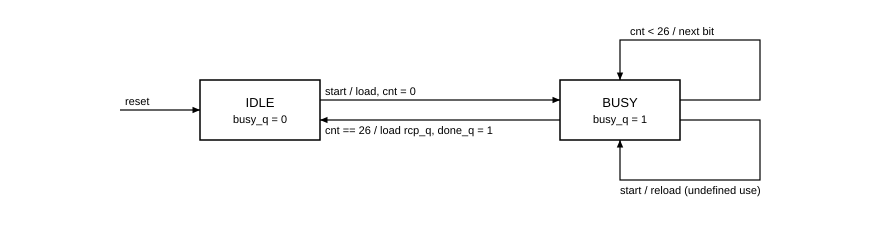

This figure's Python source:
"""smx_divider control. Run: python3 docs/spec/fig/smx_divider_fsm.py"""
from schematic import Sheet

s = Sheet("smx_divider_fsm", 880, 240)
s.box(200, 80, 120, 60, "IDLE", "busy_q = 0")
s.box(560, 80, 120, 60, "BUSY", "busy_q = 1")
s.wire([(120, 110), (200, 110)], "reset")
s.wire([(320, 100), (560, 100)], "start / load, cnt = 0")
s.wire([(560, 120), (320, 120)], "cnt == 26 / load rcp_q, done_q = 1", side="below")
s.wire([(680, 100), (760, 100), (760, 40), (620, 40), (620, 80)], "cnt < 26 / next bit", at=2, lx=630)
s.wire([(680, 120), (760, 120), (760, 180), (620, 180), (620, 140)], "start / reload (undefined use)", at=2, side="below", lx=620)
s.save(__file__)
